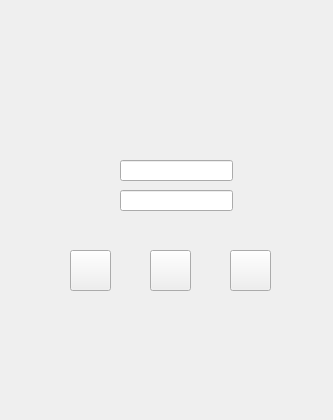
<?xml version="1.0" encoding="UTF-8"?>
<ui version="4.0">
 <class>Widget</class>
 <widget class="QWidget" name="Widget">
  <property name="geometry">
   <rect>
    <x>0</x>
    <y>0</y>
    <width>333</width>
    <height>420</height>
   </rect>
  </property>
  <property name="windowTitle">
   <string>Widget</string>
  </property>
  <property name="windowIcon">
   <iconset resource="res.qrc">
    <normaloff>:/res/icon.png</normaloff>:/res/icon.png</iconset>
  </property>
  <property name="styleSheet">
   <string notr="true"/>
  </property>
  <widget class="QLabel" name="title">
   <property name="geometry">
    <rect>
     <x>50</x>
     <y>10</y>
     <width>211</width>
     <height>31</height>
    </rect>
   </property>
   <property name="styleSheet">
    <string notr="true">image: url(:/res/title.png);</string>
   </property>
   <property name="text">
    <string/>
   </property>
  </widget>
  <widget class="QLabel" name="label_2">
   <property name="geometry">
    <rect>
     <x>50</x>
     <y>160</y>
     <width>61</width>
     <height>20</height>
    </rect>
   </property>
   <property name="styleSheet">
    <string notr="true">image: url(:/res/name.png);</string>
   </property>
   <property name="text">
    <string/>
   </property>
  </widget>
  <widget class="QLabel" name="label_3">
   <property name="geometry">
    <rect>
     <x>60</x>
     <y>180</y>
     <width>51</width>
     <height>31</height>
    </rect>
   </property>
   <property name="styleSheet">
    <string notr="true">image: url(:/res/password.png);</string>
   </property>
   <property name="text">
    <string/>
   </property>
  </widget>
  <widget class="QLineEdit" name="nameEdit">
   <property name="geometry">
    <rect>
     <x>120</x>
     <y>160</y>
     <width>113</width>
     <height>21</height>
    </rect>
   </property>
   <property name="styleSheet">
    <string notr="true"/>
   </property>
  </widget>
  <widget class="QLineEdit" name="passEdit">
   <property name="geometry">
    <rect>
     <x>120</x>
     <y>190</y>
     <width>113</width>
     <height>21</height>
    </rect>
   </property>
   <property name="styleSheet">
    <string notr="true"/>
   </property>
   <property name="echoMode">
    <enum>QLineEdit::Password</enum>
   </property>
  </widget>
  <widget class="QPushButton" name="exit_Btn">
   <property name="geometry">
    <rect>
     <x>230</x>
     <y>250</y>
     <width>41</width>
     <height>41</height>
    </rect>
   </property>
   <property name="cursor">
    <cursorShape>PointingHandCursor</cursorShape>
   </property>
   <property name="styleSheet">
    <string notr="true">border-image: url(:/res/exit.png);</string>
   </property>
   <property name="text">
    <string/>
   </property>
  </widget>
  <widget class="QLabel" name="label">
   <property name="geometry">
    <rect>
     <x>-20</x>
     <y>280</y>
     <width>181</width>
     <height>141</height>
    </rect>
   </property>
   <property name="styleSheet">
    <string notr="true">image: url(:/res/K713/png/card (4).png);</string>
   </property>
   <property name="text">
    <string/>
   </property>
  </widget>
  <widget class="QPushButton" name="login_Btn">
   <property name="geometry">
    <rect>
     <x>150</x>
     <y>250</y>
     <width>41</width>
     <height>41</height>
    </rect>
   </property>
   <property name="cursor">
    <cursorShape>PointingHandCursor</cursorShape>
   </property>
   <property name="styleSheet">
    <string notr="true">border-image: url(:/res/login.png);</string>
   </property>
   <property name="text">
    <string/>
   </property>
  </widget>
  <widget class="QPushButton" name="register_Btn">
   <property name="geometry">
    <rect>
     <x>70</x>
     <y>250</y>
     <width>41</width>
     <height>41</height>
    </rect>
   </property>
   <property name="cursor">
    <cursorShape>PointingHandCursor</cursorShape>
   </property>
   <property name="styleSheet">
    <string notr="true">border-image: url(:/res/add.png);</string>
   </property>
   <property name="text">
    <string/>
   </property>
  </widget>
 </widget>
 <layoutdefault spacing="6" margin="11"/>
 <resources>
  <include location="res.qrc"/>
 </resources>
 <connections/>
</ui>
